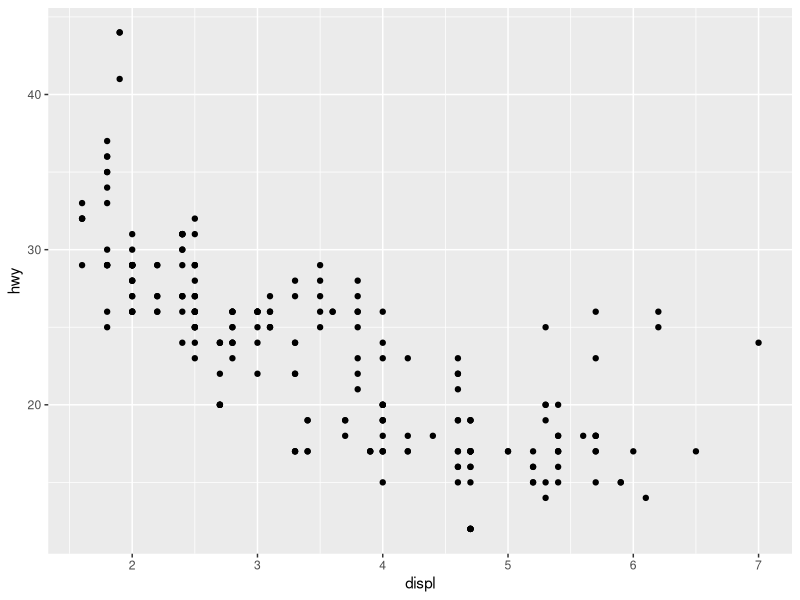
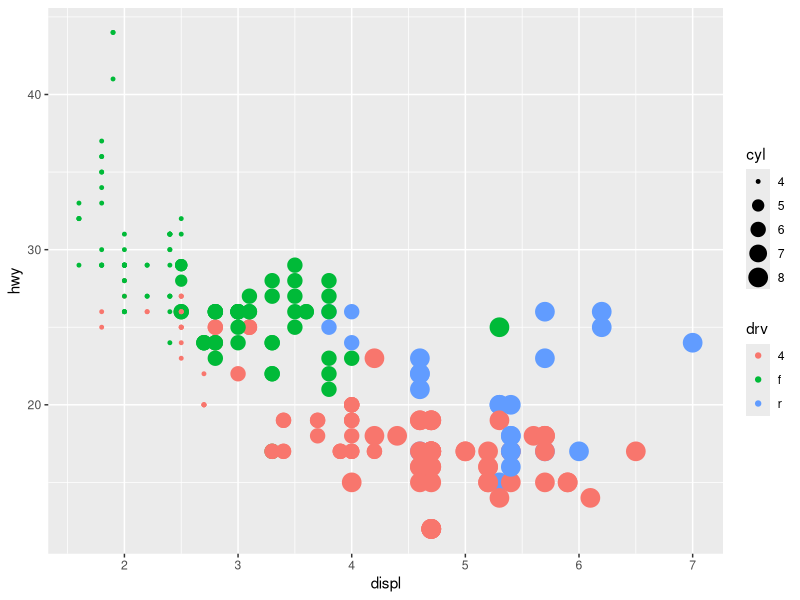
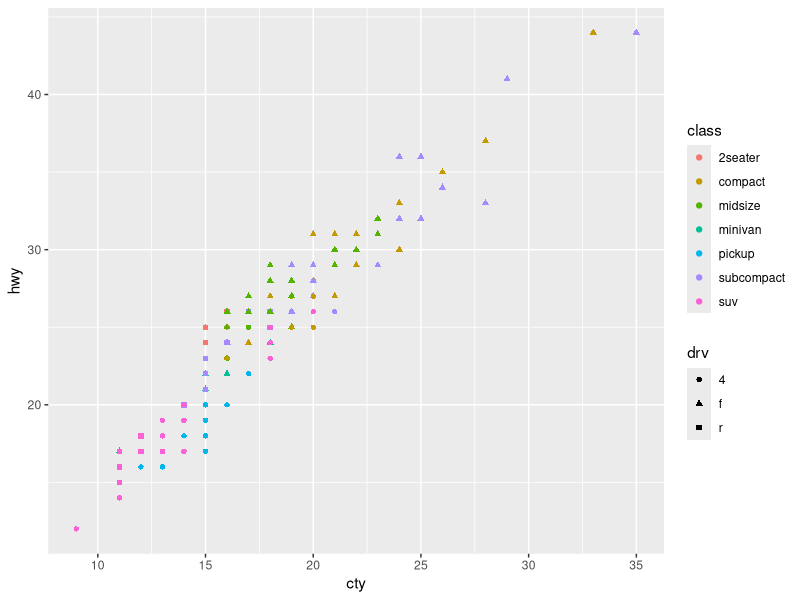
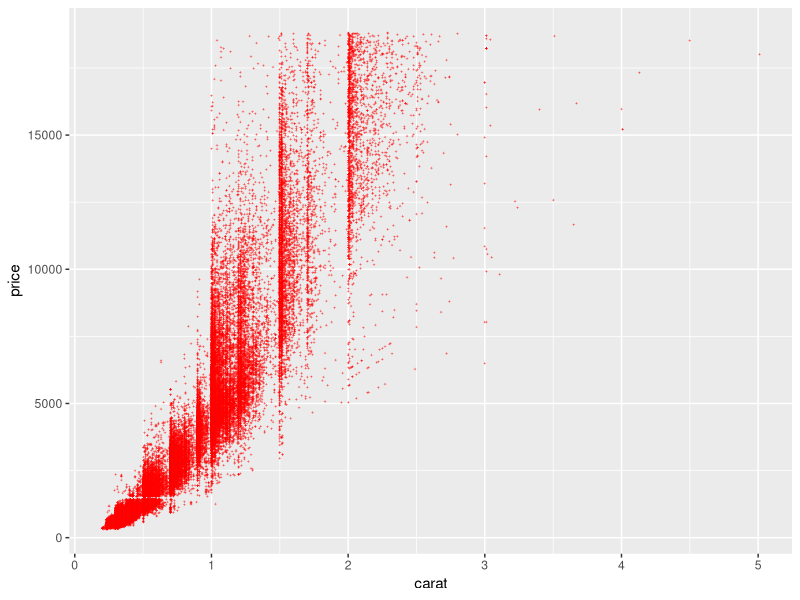
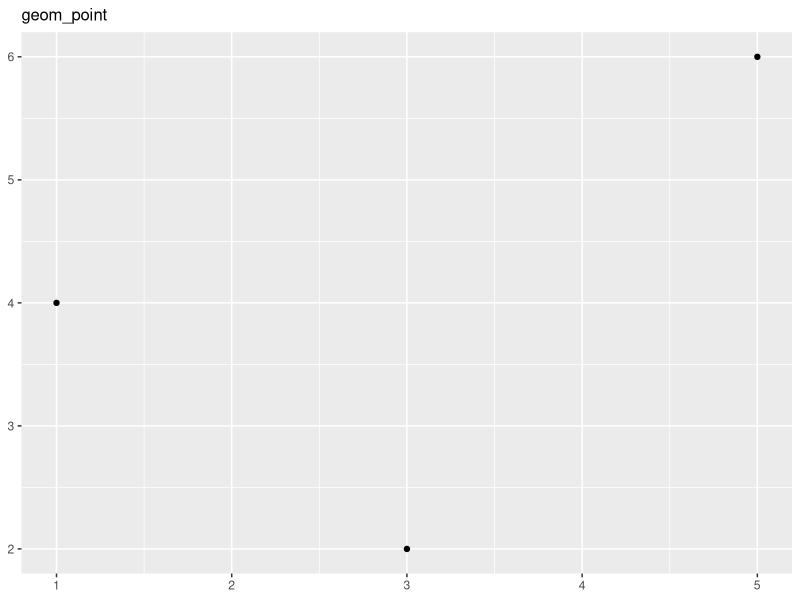
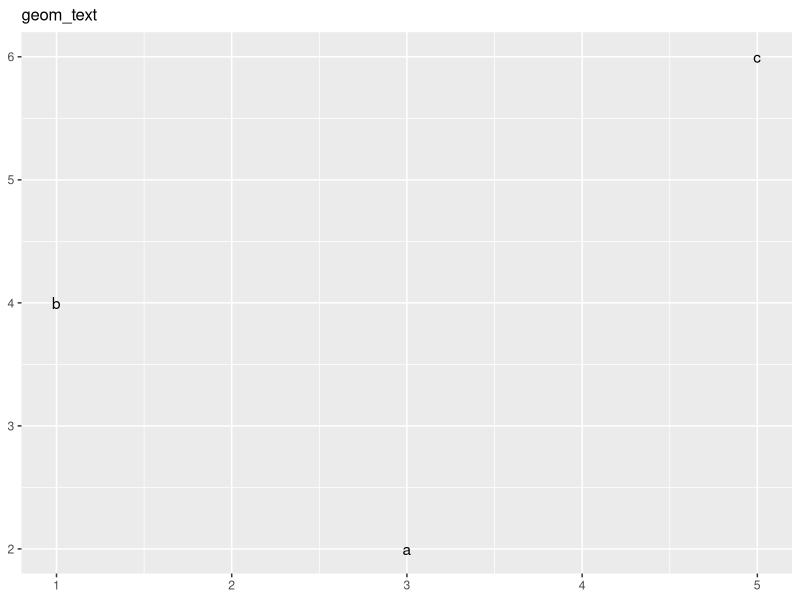
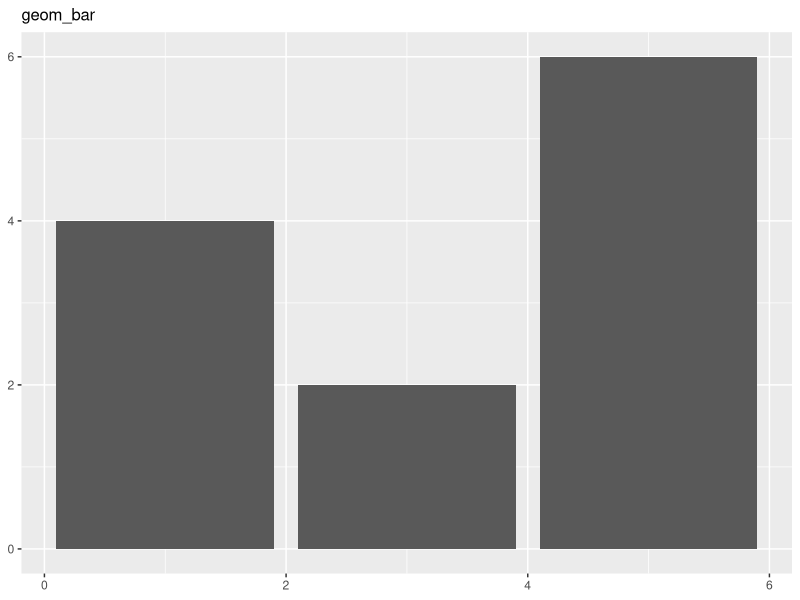
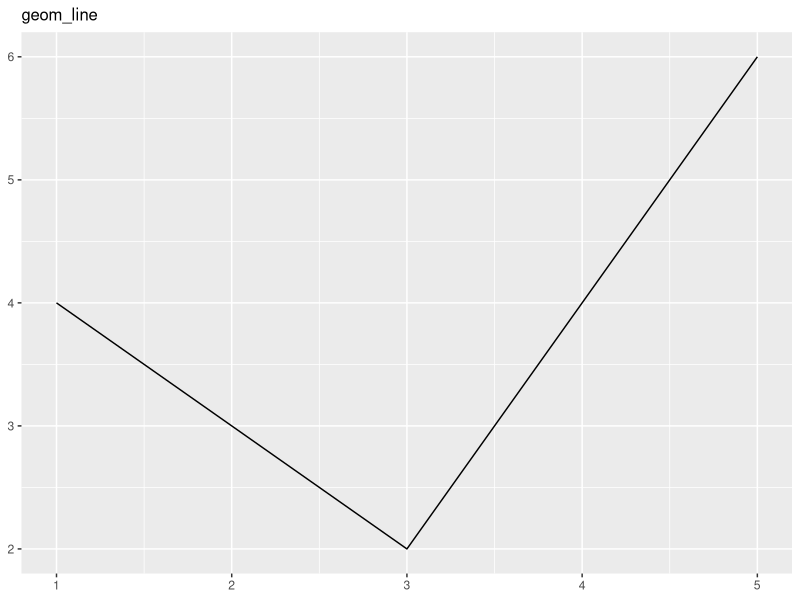

Generate these figures, in order, with R:
## ---- chunk 1
library(knitr)
library(tidyverse)
## ---- chunk 2
library(tidyverse)
ggplot(mpg, aes(x = displ, y = hwy)) + 
  geom_point()
## ---- chunk 3
ggplot(mpg, aes(x = displ, y = hwy, color = drv, size = cyl)) + 
  geom_point()
## ---- chunk 4
ggplot(mpg, aes(x = cty, y = hwy, colour = class, shape = drv))  + 
  geom_point()
## ---- chunk 5
ggplot(diamonds, aes(x = carat, y = price)) + 
  geom_point(colour ="red", shape = "+", size = 1)
## ---- chunk 6
#| layout-ncol: 4
df <- data.frame(
  x = c(3, 1, 5), 
  y = c(2, 4, 6), 
  label = c("a","b","c")
)
p <- ggplot(df, aes(x = x, y = y, label = label)) + 
  labs(x = NULL, y = NULL) + # Hide axis label
  theme(plot.title = element_text(size = 12)) # Shrink plot title
p + geom_point() + ggtitle("geom_point")
p + geom_text() + ggtitle("geom_text")
p + geom_bar(stat = "identity") + ggtitle("geom_bar")
p + geom_line() + ggtitle("geom_line")
## ---- chunk 7
ggplot(economics, aes(x = date, y = unemploy)) + 
  geom_line() + 
  geom_point(color = "red", size = 1)
## ---- chunk 8
# Number of cars in each class:
ggplot(mpg, aes(class)) +
  geom_bar()
## ---- chunk 9
ggplot(mpg, aes(x = drv)) +
  geom_bar(fill = "red", width = 0.8)
## ---- chunk 10
df <- data.frame(
  type = c("A", "B", "C"), 
  mean = c(2.5, 4.4, 6.3)
)
ggplot(df, aes(x = type, y = mean)) +
  geom_col()
## ---- chunk 11
starwars %>% 
  mutate(bmi = mass / (height / 100)^2) %>% 
  filter(bmi < 100) %>%
  group_by(species) %>% 
  summarise(
    mean_bmi = median(bmi, na.rm = TRUE)
  ) %>%
  ggplot(aes(x = species, y = mean_bmi)) +
    geom_col() +
    theme(axis.text.x = element_text(angle = 40, hjust=1))
## ---- chunk 12
ggplot(mpg,aes(x = displ, y = hwy)) + 
  geom_point() +
  geom_smooth()
## ---- chunk 13
economics %>%
  ggplot(aes(x = pop, y = unemploy)) + 
    geom_point() + 
    geom_smooth()
## ---- chunk 14
library(dslabs)
gapminder %>% group_by(year, continent) %>%
  summarize(m_infant_mortality = mean(infant_mortality, na.rm = TRUE)) %>%
  ggplot(aes(x = year, y = m_infant_mortality, color = continent)) +
    geom_line() + 
    geom_point() + 
    geom_smooth()

## ---- chunk 15
ggplot(mpg,aes(drv, hwy)) + # Note: hwy is highway miles per gallon
  geom_point()  # drv is the type of drive train, where f = front-wheel drive, r = rear wheel drive, 4 = 4wd
## ---- chunk 16
#| label: three-geom-point-alternatives
#| layout-ncol: 3
#| fig-width: 3
#| fig-height: 4
#| echo: false

ggplot(mpg,aes(drv, hwy)) +geom_jitter(width = 0.2)
ggplot(mpg,aes(drv, hwy)) +geom_boxplot()
ggplot(mpg,aes(drv, hwy)) +geom_violin()
## ---- chunk 17
ggplot(mpg,aes(x = displ, y = hwy)) +
  geom_point() +
  geom_smooth() +
  ggtitle("Displacement vs. Highway Miles per Gallon") +
  labs(x = "Displacement (liters)", y = "Highway Miles per Gallon")
## ---- chunk 18
ggplot(mpg, aes(cty, hwy)) + 
  geom_point() +
  facet_wrap(vars(class)) # or facet_wrap(~class)
## ---- chunk 19
economics %>%
  mutate(
    year = format(date, format = "%Y"),
    saving_rate = cut(psavert, breaks = 3, labels = c("Low","Medium","High")),
    unemploy_rate = unemploy / pop * 100
  ) %>%
  ggplot(aes(x = year, y = unemploy_rate)) + 
    geom_point(size = 0.5) +
    facet_wrap(~saving_rate) +
    theme(axis.text.x = element_text(angle = 90, hjust=1, size = 5))
## ---- chunk 20
#| label: complex-example-1
#| code-fold: true
#| code-summary: "Code for this example"

stats <- mpg %>%
  group_by(class) %>%
  summarise(n=n(), lpk = 235.2 / mean(hwy))

ggplot(mpg, aes(x = class, y = 235.2 / hwy)) +
  geom_jitter(width = 0.2) +
  geom_point(data = stats, mapping = aes(x = class, y = lpk), colour = "red", size = 6) +
  geom_text(data = stats, aes(x = class, y = 5, label = paste0("n=", n)),) + 
  ylim(5,20) +
  ylab("Liters per 100 kilometers on a highway")
